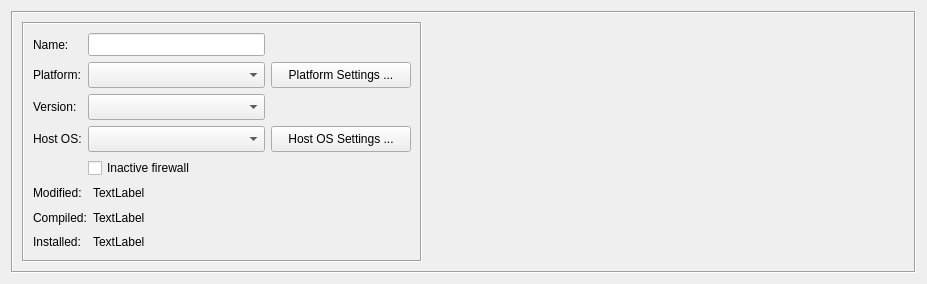
<?xml version="1.0" encoding="UTF-8"?>
<ui version="4.0">
 <class>FirewallDialog_q</class>
 <widget class="QWidget" name="FirewallDialog_q">
  <property name="enabled">
   <bool>true</bool>
  </property>
  <property name="geometry">
   <rect>
    <x>0</x>
    <y>0</y>
    <width>927</width>
    <height>284</height>
   </rect>
  </property>
  <property name="sizePolicy">
   <sizepolicy hsizetype="Preferred" vsizetype="MinimumExpanding">
    <horstretch>0</horstretch>
    <verstretch>0</verstretch>
   </sizepolicy>
  </property>
  <property name="windowTitle">
   <string>Firewall</string>
  </property>
  <layout class="QGridLayout" name="gridLayout_2">
   <item row="0" column="0">
    <widget class="QFrame" name="frame20">
     <property name="frameShape">
      <enum>QFrame::Shape::Box</enum>
     </property>
     <property name="frameShadow">
      <enum>QFrame::Shadow::Sunken</enum>
     </property>
     <layout class="QGridLayout" name="gridLayout">
      <item row="0" column="1">
       <widget class="CommentKeywords" name="commentKeywords" native="true">
        <property name="sizePolicy">
         <sizepolicy hsizetype="Expanding" vsizetype="Expanding">
          <horstretch>0</horstretch>
          <verstretch>0</verstretch>
         </sizepolicy>
        </property>
       </widget>
      </item>
      <item row="0" column="0">
       <widget class="QFrame" name="frame7_2">
        <property name="sizePolicy">
         <sizepolicy hsizetype="Maximum" vsizetype="Preferred">
          <horstretch>0</horstretch>
          <verstretch>0</verstretch>
         </sizepolicy>
        </property>
        <property name="minimumSize">
         <size>
          <width>400</width>
          <height>0</height>
         </size>
        </property>
        <property name="maximumSize">
         <size>
          <width>400</width>
          <height>16777215</height>
         </size>
        </property>
        <property name="frameShape">
         <enum>QFrame::Shape::Box</enum>
        </property>
        <property name="frameShadow">
         <enum>QFrame::Shadow::Sunken</enum>
        </property>
        <layout class="QGridLayout" name="gridLayout_4">
         <item row="2" column="0">
          <layout class="QGridLayout" name="gridLayout_3">
           <item row="2" column="1">
            <widget class="QLabel" name="last_installed">
             <property name="sizePolicy">
              <sizepolicy hsizetype="Minimum" vsizetype="Preferred">
               <horstretch>0</horstretch>
               <verstretch>0</verstretch>
              </sizepolicy>
             </property>
             <property name="text">
              <string>TextLabel</string>
             </property>
            </widget>
           </item>
           <item row="0" column="1">
            <widget class="QLabel" name="last_modified">
             <property name="sizePolicy">
              <sizepolicy hsizetype="Minimum" vsizetype="Preferred">
               <horstretch>0</horstretch>
               <verstretch>0</verstretch>
              </sizepolicy>
             </property>
             <property name="text">
              <string>TextLabel</string>
             </property>
            </widget>
           </item>
           <item row="2" column="0">
            <widget class="QLabel" name="label_3">
             <property name="sizePolicy">
              <sizepolicy hsizetype="Maximum" vsizetype="Preferred">
               <horstretch>0</horstretch>
               <verstretch>0</verstretch>
              </sizepolicy>
             </property>
             <property name="text">
              <string>Installed:</string>
             </property>
            </widget>
           </item>
           <item row="0" column="0">
            <widget class="QLabel" name="label">
             <property name="sizePolicy">
              <sizepolicy hsizetype="Maximum" vsizetype="Preferred">
               <horstretch>0</horstretch>
               <verstretch>0</verstretch>
              </sizepolicy>
             </property>
             <property name="text">
              <string>Modified:</string>
             </property>
            </widget>
           </item>
           <item row="1" column="0">
            <widget class="QLabel" name="label_2">
             <property name="sizePolicy">
              <sizepolicy hsizetype="Maximum" vsizetype="Preferred">
               <horstretch>0</horstretch>
               <verstretch>0</verstretch>
              </sizepolicy>
             </property>
             <property name="text">
              <string>Compiled:</string>
             </property>
            </widget>
           </item>
           <item row="1" column="1">
            <widget class="QLabel" name="last_compiled">
             <property name="sizePolicy">
              <sizepolicy hsizetype="Minimum" vsizetype="Preferred">
               <horstretch>0</horstretch>
               <verstretch>0</verstretch>
              </sizepolicy>
             </property>
             <property name="text">
              <string>TextLabel</string>
             </property>
            </widget>
           </item>
          </layout>
         </item>
         <item row="1" column="0">
          <layout class="QGridLayout">
           <item row="4" column="2">
            <widget class="QPushButton" name="osAdvanced">
             <property name="sizePolicy">
              <sizepolicy hsizetype="Minimum" vsizetype="Fixed">
               <horstretch>0</horstretch>
               <verstretch>0</verstretch>
              </sizepolicy>
             </property>
             <property name="minimumSize">
              <size>
               <width>140</width>
               <height>0</height>
              </size>
             </property>
             <property name="maximumSize">
              <size>
               <width>32767</width>
               <height>32767</height>
              </size>
             </property>
             <property name="text">
              <string>Host OS Settings ...</string>
             </property>
            </widget>
           </item>
           <item row="3" column="0">
            <widget class="QLabel" name="textLabel7_2_2">
             <property name="sizePolicy">
              <sizepolicy hsizetype="Minimum" vsizetype="Preferred">
               <horstretch>0</horstretch>
               <verstretch>0</verstretch>
              </sizepolicy>
             </property>
             <property name="maximumSize">
              <size>
               <width>32767</width>
               <height>32767</height>
              </size>
             </property>
             <property name="text">
              <string>Version:</string>
             </property>
             <property name="wordWrap">
              <bool>false</bool>
             </property>
            </widget>
           </item>
           <item row="4" column="1">
            <widget class="QComboBox" name="hostOS">
             <property name="sizePolicy">
              <sizepolicy hsizetype="Minimum" vsizetype="Fixed">
               <horstretch>0</horstretch>
               <verstretch>0</verstretch>
              </sizepolicy>
             </property>
             <property name="minimumSize">
              <size>
               <width>100</width>
               <height>26</height>
              </size>
             </property>
            </widget>
           </item>
           <item row="2" column="2">
            <widget class="QPushButton" name="fwAdvanced">
             <property name="sizePolicy">
              <sizepolicy hsizetype="Minimum" vsizetype="Fixed">
               <horstretch>0</horstretch>
               <verstretch>0</verstretch>
              </sizepolicy>
             </property>
             <property name="minimumSize">
              <size>
               <width>140</width>
               <height>0</height>
              </size>
             </property>
             <property name="maximumSize">
              <size>
               <width>32767</width>
               <height>32767</height>
              </size>
             </property>
             <property name="text">
              <string>Platform Settings ...</string>
             </property>
            </widget>
           </item>
           <item row="3" column="1">
            <widget class="QComboBox" name="version">
             <property name="sizePolicy">
              <sizepolicy hsizetype="Minimum" vsizetype="Fixed">
               <horstretch>0</horstretch>
               <verstretch>0</verstretch>
              </sizepolicy>
             </property>
             <property name="minimumSize">
              <size>
               <width>100</width>
               <height>26</height>
              </size>
             </property>
            </widget>
           </item>
           <item row="2" column="1">
            <widget class="QComboBox" name="platform">
             <property name="sizePolicy">
              <sizepolicy hsizetype="Minimum" vsizetype="Fixed">
               <horstretch>0</horstretch>
               <verstretch>0</verstretch>
              </sizepolicy>
             </property>
             <property name="minimumSize">
              <size>
               <width>100</width>
               <height>26</height>
              </size>
             </property>
            </widget>
           </item>
           <item row="2" column="0">
            <widget class="QLabel" name="textLabel1_3_2_2">
             <property name="sizePolicy">
              <sizepolicy hsizetype="Minimum" vsizetype="Preferred">
               <horstretch>0</horstretch>
               <verstretch>0</verstretch>
              </sizepolicy>
             </property>
             <property name="maximumSize">
              <size>
               <width>32767</width>
               <height>32767</height>
              </size>
             </property>
             <property name="text">
              <string>Platform:</string>
             </property>
             <property name="wordWrap">
              <bool>false</bool>
             </property>
            </widget>
           </item>
           <item row="4" column="0">
            <widget class="QLabel" name="textLabel2_3_2_2">
             <property name="sizePolicy">
              <sizepolicy hsizetype="Minimum" vsizetype="Preferred">
               <horstretch>0</horstretch>
               <verstretch>0</verstretch>
              </sizepolicy>
             </property>
             <property name="maximumSize">
              <size>
               <width>32767</width>
               <height>32767</height>
              </size>
             </property>
             <property name="text">
              <string>Host OS:</string>
             </property>
             <property name="wordWrap">
              <bool>false</bool>
             </property>
            </widget>
           </item>
           <item row="0" column="0">
            <widget class="QLabel" name="textLabel1_4_2">
             <property name="sizePolicy">
              <sizepolicy hsizetype="Minimum" vsizetype="Preferred">
               <horstretch>0</horstretch>
               <verstretch>0</verstretch>
              </sizepolicy>
             </property>
             <property name="maximumSize">
              <size>
               <width>32767</width>
               <height>32767</height>
              </size>
             </property>
             <property name="text">
              <string>Name:</string>
             </property>
             <property name="wordWrap">
              <bool>false</bool>
             </property>
            </widget>
           </item>
           <item row="0" column="1">
            <widget class="QLineEdit" name="obj_name">
             <property name="sizePolicy">
              <sizepolicy hsizetype="Preferred" vsizetype="Fixed">
               <horstretch>1</horstretch>
               <verstretch>0</verstretch>
              </sizepolicy>
             </property>
             <property name="minimumSize">
              <size>
               <width>100</width>
               <height>23</height>
              </size>
             </property>
            </widget>
           </item>
           <item row="5" column="1">
            <widget class="QCheckBox" name="inactive">
             <property name="sizePolicy">
              <sizepolicy hsizetype="Fixed" vsizetype="Fixed">
               <horstretch>0</horstretch>
               <verstretch>0</verstretch>
              </sizepolicy>
             </property>
             <property name="minimumSize">
              <size>
               <width>215</width>
               <height>0</height>
              </size>
             </property>
             <property name="maximumSize">
              <size>
               <width>215</width>
               <height>16777215</height>
              </size>
             </property>
             <property name="toolTip">
              <string>Skip this firewall for batch compile and install operations</string>
             </property>
             <property name="text">
              <string>Inactive firewall</string>
             </property>
            </widget>
           </item>
          </layout>
         </item>
        </layout>
       </widget>
      </item>
     </layout>
    </widget>
   </item>
  </layout>
 </widget>
 <customwidgets>
  <customwidget>
   <class>CommentKeywords</class>
   <container>1</container>
  </customwidget>
 </customwidgets>
 <tabstops>
  <tabstop>obj_name</tabstop>
  <tabstop>platform</tabstop>
  <tabstop>version</tabstop>
  <tabstop>hostOS</tabstop>
 </tabstops>
 <resources/>
 <connections>
  <connection>
   <sender>fwAdvanced</sender>
   <signal>clicked()</signal>
   <receiver>FirewallDialog_q</receiver>
   <slot>openFWDialog()</slot>
   <hints>
    <hint type="sourcelabel">
     <x>20</x>
     <y>20</y>
    </hint>
    <hint type="destinationlabel">
     <x>20</x>
     <y>20</y>
    </hint>
   </hints>
  </connection>
  <connection>
   <sender>osAdvanced</sender>
   <signal>clicked()</signal>
   <receiver>FirewallDialog_q</receiver>
   <slot>openOSDialog()</slot>
   <hints>
    <hint type="sourcelabel">
     <x>20</x>
     <y>20</y>
    </hint>
    <hint type="destinationlabel">
     <x>20</x>
     <y>20</y>
    </hint>
   </hints>
  </connection>
 </connections>
 <slots>
  <slot>platformChanged()</slot>
  <slot>hostOSChanged()</slot>
  <slot>changed()</slot>
 </slots>
</ui>
